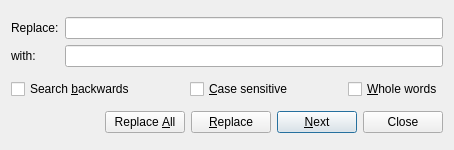
<ui version="4.0" >
 <class>QLuaReplaceDialog</class>
 <widget class="QDialog" name="QLuaReplaceDialog" >
  <property name="geometry" >
   <rect>
    <x>0</x>
    <y>0</y>
    <width>454</width>
    <height>150</height>
   </rect>
  </property>
  <property name="windowTitle" >
   <string>Replace</string>
  </property>
  <layout class="QVBoxLayout" >
   <item>
    <layout class="QGridLayout" >
     <item row="0" column="0" >
      <widget class="QLabel" name="findLabel" >
       <property name="text" >
        <string>Replace:</string>
       </property>
       <property name="buddy" >
        <cstring>findEdit</cstring>
       </property>
      </widget>
     </item>
     <item row="0" column="1" >
      <widget class="QLineEdit" name="findEdit" />
     </item>
     <item row="1" column="0" >
      <widget class="QLabel" name="replaceLabel" >
       <property name="text" >
        <string>with:</string>
       </property>
       <property name="buddy" >
        <cstring>replaceEdit</cstring>
       </property>
      </widget>
     </item>
     <item row="1" column="1" >
      <widget class="QLineEdit" name="replaceEdit" />
     </item>
    </layout>
   </item>
   <item>
    <layout class="QHBoxLayout" >
     <item>
      <widget class="QCheckBox" name="searchBackwardsBox" >
       <property name="text" >
        <string>Search &amp;backwards</string>
       </property>
      </widget>
     </item>
     <item>
      <spacer>
       <property name="orientation" >
        <enum>Qt::Horizontal</enum>
       </property>
       <property name="sizeHint" stdset="0" >
        <size>
         <width>10</width>
         <height>20</height>
        </size>
       </property>
      </spacer>
     </item>
     <item>
      <widget class="QCheckBox" name="caseSensitiveBox" >
       <property name="text" >
        <string>&amp;Case sensitive</string>
       </property>
      </widget>
     </item>
     <item>
      <spacer>
       <property name="orientation" >
        <enum>Qt::Horizontal</enum>
       </property>
       <property name="sizeHint" stdset="0" >
        <size>
         <width>10</width>
         <height>20</height>
        </size>
       </property>
      </spacer>
     </item>
     <item>
      <widget class="QCheckBox" name="wholeWordsBox" >
       <property name="text" >
        <string>&amp;Whole words</string>
       </property>
      </widget>
     </item>
    </layout>
   </item>
   <item>
    <layout class="QHBoxLayout" >
     <item>
      <spacer>
       <property name="orientation" >
        <enum>Qt::Horizontal</enum>
       </property>
       <property name="sizeType" >
        <enum>QSizePolicy::MinimumExpanding</enum>
       </property>
       <property name="sizeHint" stdset="0" >
        <size>
         <width>20</width>
         <height>20</height>
        </size>
       </property>
      </spacer>
     </item>
     <item>
      <widget class="QPushButton" name="replaceAllButton" >
       <property name="text" >
        <string>Replace &amp;All</string>
       </property>
       <property name="autoDefault" >
        <bool>false</bool>
       </property>
      </widget>
     </item>
     <item>
      <widget class="QPushButton" name="replaceButton" >
       <property name="text" >
        <string>&amp;Replace</string>
       </property>
       <property name="autoDefault" >
        <bool>true</bool>
       </property>
      </widget>
     </item>
     <item>
      <widget class="QPushButton" name="findButton" >
       <property name="text" >
        <string>&amp;Next</string>
       </property>
       <property name="default" >
        <bool>true</bool>
       </property>
      </widget>
     </item>
     <item>
      <widget class="QPushButton" name="closeButton" >
       <property name="text" >
        <string>Close</string>
       </property>
       <property name="autoDefault" >
        <bool>false</bool>
       </property>
      </widget>
     </item>
    </layout>
   </item>
  </layout>
 </widget>
 <tabstops>
  <tabstop>findEdit</tabstop>
  <tabstop>replaceEdit</tabstop>
  <tabstop>searchBackwardsBox</tabstop>
  <tabstop>caseSensitiveBox</tabstop>
  <tabstop>wholeWordsBox</tabstop>
  <tabstop>findButton</tabstop>
  <tabstop>replaceButton</tabstop>
  <tabstop>replaceAllButton</tabstop>
  <tabstop>closeButton</tabstop>
 </tabstops>
 <resources/>
 <connections>
  <connection>
   <sender>closeButton</sender>
   <signal>clicked()</signal>
   <receiver>QLuaReplaceDialog</receiver>
   <slot>reject()</slot>
   <hints>
    <hint type="sourcelabel" >
     <x>385</x>
     <y>110</y>
    </hint>
    <hint type="destinationlabel" >
     <x>342</x>
     <y>117</y>
    </hint>
   </hints>
  </connection>
 </connections>
</ui>
